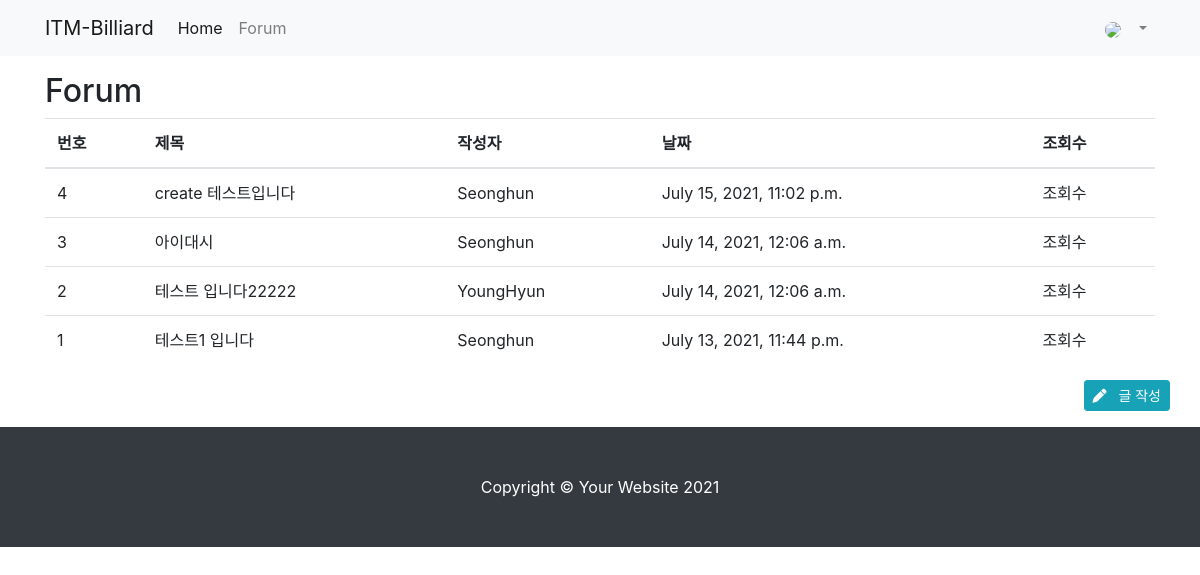
Before: /forum/ (signed in) with the older database file.
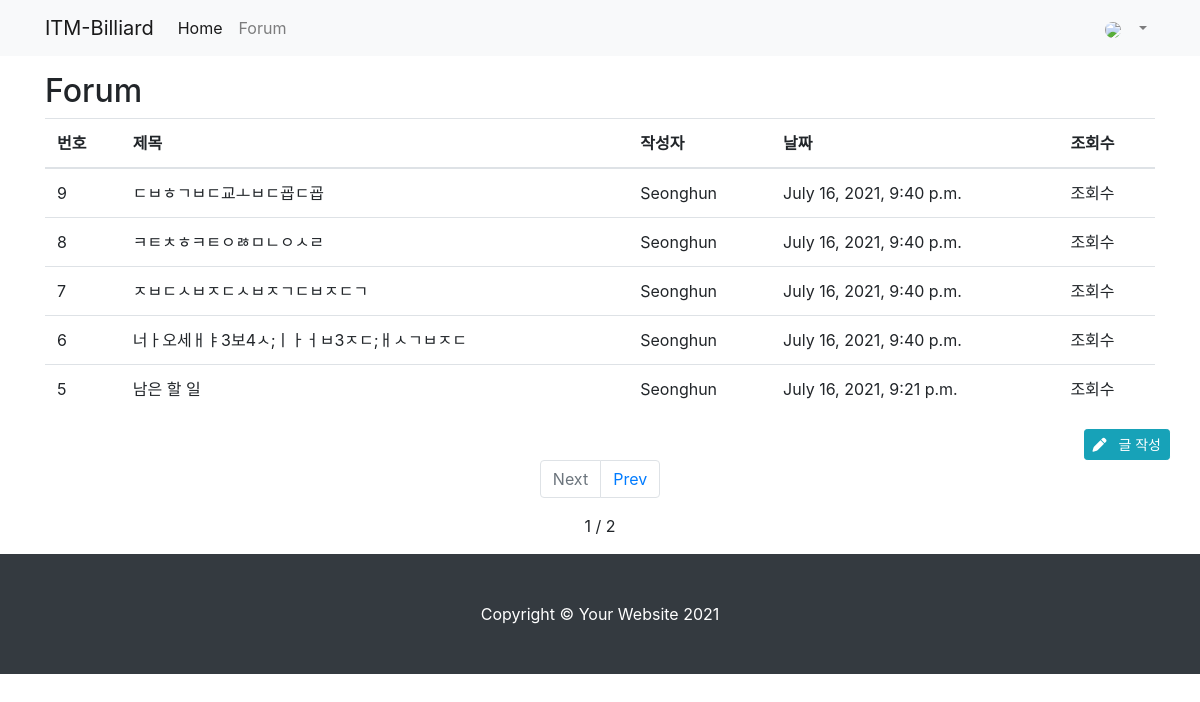
After: the same page with the newer database file.
### forum/models.py (models this page shows, shortened)
class Post(models.Model):
    title = models.CharField(max_length=30)
    content = MarkdownxField()
    created_at = models.DateTimeField(auto_now_add=True)
    updated_at = models.DateTimeField(auto_now=True)
    author = models.ForeignKey(User, null=True ,on_delete=models.SET_NULL)
    def get_absolute_url(self):
        return f'/forum/{self.pk}/'

### forum/views.py (the view)
# urls.py: path('', views.PostList.as_view()),
class PostList(ListView):
    model = Post
    ordering = '-pk'
    paginate_by = 5

### forum/templates/forum/post_list.html (shortened to what this page needs)
{% extends 'forum/base.html' %}
{% block main_area %}
<h2>Forum</h2>
<table class="table table-hover">
  <thead>
    <tr>
      <th>번호</th>
      <th>제목</th>
      <th>작성자</th>
      <th>날짜</th>
      <th>조회수</th>
    </tr>
  </thead>
  <tbody>
    {% if post_list.exists %}
    {% for p in post_list %}
    <tr onClick="location.href='{{ p.get_absolute_url }}'">
      <td>{{ p.pk }}</td>
      <td>{{ p.title }}</td>
      <td>{{ p.author }}</td>
      <td>{{ p.created_at }}</td>
      <td>조회수</td>
    </tr>
    {% endfor %}
    {% else %}
    <h3>아직 게시물이 없습니다.</h3>
    {% endif %}
  </tbody>
</table>
{% if user.is_authenticated %}
<div class="row">
  <a class="btn btn-info btn-sm ml-auto" role="button" href="/forum/create_post">
    <i class="fas fa-pen"></i>
    &nbsp;&nbsp;글 작성
  </a>
</div>
{% endif %}
{% if is_paginated %}
<nav aria-label="Page navigation example">
  <ul class="pagination justify-content-center">
    <div class="row">
      {% if page_obj.has_previous %}
      <li class="page-item">
        <a class="page-link" href="?page={{ page_obj.previous_page_number }}">Next</a>
      </li>
      {% else %}
      <li class="page-item disabled">
        <a class="page-link" href="#" tabindex="-1" aria-disabled="true">Next</a>
      </li>
      {% endif %}
      {% if page_obj.has_next %}
      <li class="page-item">
        <a class="page-link" href="?page={{ page_obj.next_page_number }}">Prev</a>
      </li>
      {% else %}
      <li class="page-item disabled">
        <a class="page-link" href="#" tabindex="-1" aria-disabled="true">Prev</a>
      </li>
      {% endif %}
    </div>
  </ul>
  <span class="row current justify-content-center mt-0">
    {{ page_obj.number }} / {{ page_obj.paginator.num_pages }}
  </span>
</nav>
{% endif %}
{% endblock %}

Changed rows visible on the page:
no longer on this page (row unchanged): Post: pk "4", title "create 테스트입니다", author "Seonghun", created_at "July 15, 2021, 11:02 p.m."
no longer on this page (row unchanged): Post: pk "3", title "아이대시", author "Seonghun", created_at "July 14, 2021, 12:06 a.m."
no longer on this page (row unchanged): Post: pk "2", title "테스트 입니다22222", author "YoungHyun", created_at "July 14, 2021, 12:06 a.m."
no longer on this page (row edited): Post: pk "1", title "테스트1 입니다", author "Seonghun", created_at "July 13, 2021, 11:44 p.m."
added Post: pk "9", title "ㄷㅂㅎㄱㅂㄷ교ㅗㅂㄷ굡ㄷ굡", author "Seonghun", created_at "July 16, 2021, 9:40 p.m."
added Post: pk "8", title "ㅋㅌㅊㅎㅋㅌㅇㅀㅁㄴㅇㅅㄹ", author "Seonghun", created_at "July 16, 2021, 9:40 p.m."
added Post: pk "7", title "ㅈㅂㄷㅅㅂㅈㄷㅅㅂㅈㄱㄷㅂㅈㄷㄱ", author "Seonghun", created_at "July 16, 2021, 9:40 p.m."
added Post: pk "6", title "너ㅏ오세ㅐㅑ3보4ㅅ;ㅣㅏㅓㅂ3ㅈㄷ;ㅐㅅㄱㅂㅈㄷ", author "Seonghun", created_at "July 16, 2021, 9:40 p.m."
added Post: pk "5", title "남은 할 일", author "Seonghun", created_at "July 16, 2021, 9:21 p.m."
Other visible differences:
{{ page_obj.number }}: (not shown) → "1"
{{ page_obj.paginator.num_pages }}: (not shown) → "2"
text now shown: "Next Prev /"
